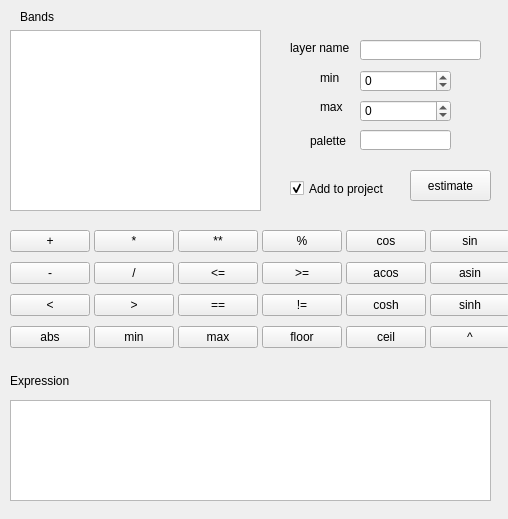
<?xml version="1.0" encoding="UTF-8"?>
<ui version="4.0">
 <class>Form</class>
 <widget class="QWidget" name="Form">
  <property name="geometry">
   <rect>
    <x>0</x>
    <y>0</y>
    <width>508</width>
    <height>519</height>
   </rect>
  </property>
  <property name="minimumSize">
   <size>
    <width>500</width>
    <height>0</height>
   </size>
  </property>
  <property name="windowTitle">
   <string>Form</string>
  </property>
  <widget class="QListView" name="bandList">
   <property name="geometry">
    <rect>
     <x>10</x>
     <y>30</y>
     <width>251</width>
     <height>181</height>
    </rect>
   </property>
   <property name="editTriggers">
    <set>QAbstractItemView::NoEditTriggers</set>
   </property>
   <property name="showDropIndicator" stdset="0">
    <bool>false</bool>
   </property>
   <property name="uniformItemSizes">
    <bool>true</bool>
   </property>
  </widget>
  <widget class="QCheckBox" name="addButton">
   <property name="geometry">
    <rect>
     <x>290</x>
     <y>180</y>
     <width>101</width>
     <height>17</height>
    </rect>
   </property>
   <property name="text">
    <string>Add to project</string>
   </property>
   <property name="checked">
    <bool>true</bool>
   </property>
  </widget>
  <widget class="QTextEdit" name="rasterExpression">
   <property name="geometry">
    <rect>
     <x>10</x>
     <y>400</y>
     <width>481</width>
     <height>101</height>
    </rect>
   </property>
   <property name="font">
    <font>
     <pointsize>9</pointsize>
    </font>
   </property>
  </widget>
  <widget class="QWidget" name="gridLayoutWidget">
   <property name="geometry">
    <rect>
     <x>10</x>
     <y>220</y>
     <width>481</width>
     <height>141</height>
    </rect>
   </property>
   <layout class="QGridLayout" name="grid">
    <property name="sizeConstraint">
     <enum>QLayout::SetMinimumSize</enum>
    </property>
    <property name="horizontalSpacing">
     <number>4</number>
    </property>
    <property name="verticalSpacing">
     <number>0</number>
    </property>
    <item row="2" column="5">
     <widget class="QPushButton" name="sinh">
      <property name="text">
       <string>sinh</string>
      </property>
     </widget>
    </item>
    <item row="2" column="6">
     <widget class="QPushButton" name="tanh">
      <property name="text">
       <string>tanh</string>
      </property>
     </widget>
    </item>
    <item row="1" column="0">
     <widget class="QPushButton" name="minus">
      <property name="text">
       <string>-</string>
      </property>
     </widget>
    </item>
    <item row="1" column="1">
     <widget class="QPushButton" name="div">
      <property name="text">
       <string>/</string>
      </property>
     </widget>
    </item>
    <item row="2" column="1">
     <widget class="QPushButton" name="gt">
      <property name="text">
       <string>&gt;</string>
      </property>
     </widget>
    </item>
    <item row="2" column="2">
     <widget class="QPushButton" name="eq">
      <property name="text">
       <string>==</string>
      </property>
     </widget>
    </item>
    <item row="0" column="2">
     <widget class="QPushButton" name="pow">
      <property name="text">
       <string>**</string>
      </property>
     </widget>
    </item>
    <item row="1" column="8">
     <widget class="QPushButton" name="sce">
      <property name="text">
       <string>)</string>
      </property>
     </widget>
    </item>
    <item row="1" column="6">
     <widget class="QPushButton" name="atan">
      <property name="text">
       <string>atan</string>
      </property>
     </widget>
    </item>
    <item row="1" column="7">
     <widget class="QPushButton" name="log">
      <property name="text">
       <string>log</string>
      </property>
     </widget>
    </item>
    <item row="0" column="7">
     <widget class="QPushButton" name="log10">
      <property name="text">
       <string>log10</string>
      </property>
     </widget>
    </item>
    <item row="0" column="8">
     <widget class="QPushButton" name="sc">
      <property name="text">
       <string>(</string>
      </property>
     </widget>
    </item>
    <item row="2" column="4">
     <widget class="QPushButton" name="cosh">
      <property name="text">
       <string>cosh</string>
      </property>
     </widget>
    </item>
    <item row="2" column="8">
     <widget class="QPushButton" name="or_">
      <property name="text">
       <string>||</string>
      </property>
     </widget>
    </item>
    <item row="2" column="7">
     <widget class="QPushButton" name="and_">
      <property name="text">
       <string>&amp;&amp;</string>
      </property>
     </widget>
    </item>
    <item row="0" column="5">
     <widget class="QPushButton" name="sin">
      <property name="text">
       <string>sin</string>
      </property>
     </widget>
    </item>
    <item row="2" column="0">
     <widget class="QPushButton" name="lt">
      <property name="text">
       <string>&lt;</string>
      </property>
     </widget>
    </item>
    <item row="0" column="1">
     <widget class="QPushButton" name="mul">
      <property name="text">
       <string>*</string>
      </property>
     </widget>
    </item>
    <item row="0" column="0">
     <widget class="QPushButton" name="plus">
      <property name="text">
       <string>+</string>
      </property>
     </widget>
    </item>
    <item row="0" column="6">
     <widget class="QPushButton" name="tan">
      <property name="text">
       <string>tan</string>
      </property>
     </widget>
    </item>
    <item row="3" column="4">
     <widget class="QPushButton" name="ceil">
      <property name="text">
       <string>ceil</string>
      </property>
     </widget>
    </item>
    <item row="3" column="3">
     <widget class="QPushButton" name="floor">
      <property name="text">
       <string>floor</string>
      </property>
     </widget>
    </item>
    <item row="1" column="5">
     <widget class="QPushButton" name="asin">
      <property name="text">
       <string>asin</string>
      </property>
     </widget>
    </item>
    <item row="2" column="3">
     <widget class="QPushButton" name="neq">
      <property name="text">
       <string>!=</string>
      </property>
     </widget>
    </item>
    <item row="0" column="3">
     <widget class="QPushButton" name="mod">
      <property name="text">
       <string>%</string>
      </property>
     </widget>
    </item>
    <item row="1" column="4">
     <widget class="QPushButton" name="acos">
      <property name="text">
       <string>acos</string>
      </property>
     </widget>
    </item>
    <item row="0" column="4">
     <widget class="QPushButton" name="cos">
      <property name="text">
       <string>cos</string>
      </property>
     </widget>
    </item>
    <item row="3" column="2">
     <widget class="QPushButton" name="max_">
      <property name="toolTip">
       <string notr="true"/>
      </property>
      <property name="statusTip">
       <string notr="true"/>
      </property>
      <property name="whatsThis">
       <string notr="true"/>
      </property>
      <property name="accessibleName">
       <string notr="true"/>
      </property>
      <property name="accessibleDescription">
       <string notr="true"/>
      </property>
      <property name="text">
       <string notr="true">max</string>
      </property>
      <property name="shortcut">
       <string notr="true"/>
      </property>
     </widget>
    </item>
    <item row="3" column="1">
     <widget class="QPushButton" name="min_">
      <property name="toolTip">
       <string notr="true"/>
      </property>
      <property name="statusTip">
       <string notr="true"/>
      </property>
      <property name="whatsThis">
       <string notr="true"/>
      </property>
      <property name="accessibleName">
       <string notr="true"/>
      </property>
      <property name="accessibleDescription">
       <string notr="true"/>
      </property>
      <property name="text">
       <string notr="true">min</string>
      </property>
     </widget>
    </item>
    <item row="3" column="0">
     <widget class="QPushButton" name="abs_">
      <property name="text">
       <string>abs</string>
      </property>
     </widget>
    </item>
    <item row="1" column="2">
     <widget class="QPushButton" name="lte">
      <property name="text">
       <string>&lt;=</string>
      </property>
     </widget>
    </item>
    <item row="1" column="3">
     <widget class="QPushButton" name="gte">
      <property name="text">
       <string>&gt;=</string>
      </property>
     </widget>
    </item>
    <item row="3" column="5">
     <widget class="QPushButton" name="nor">
      <property name="text">
       <string>^</string>
      </property>
     </widget>
    </item>
    <item row="3" column="6">
     <widget class="QPushButton" name="not_">
      <property name="text">
       <string>!</string>
      </property>
     </widget>
    </item>
    <item row="3" column="7">
     <widget class="QPushButton" name="ternar">
      <property name="text">
       <string>?  :</string>
      </property>
     </widget>
    </item>
   </layout>
  </widget>
  <widget class="QLabel" name="label">
   <property name="geometry">
    <rect>
     <x>20</x>
     <y>10</y>
     <width>47</width>
     <height>13</height>
    </rect>
   </property>
   <property name="font">
    <font>
     <pointsize>9</pointsize>
    </font>
   </property>
   <property name="text">
    <string>Bands</string>
   </property>
  </widget>
  <widget class="QLabel" name="label_2">
   <property name="geometry">
    <rect>
     <x>10</x>
     <y>370</y>
     <width>71</width>
     <height>21</height>
    </rect>
   </property>
   <property name="font">
    <font>
     <pointsize>9</pointsize>
    </font>
   </property>
   <property name="toolTip">
    <string notr="true"/>
   </property>
   <property name="locale">
    <locale language="English" country="UnitedStates"/>
   </property>
   <property name="text">
    <string notr="true">Expression</string>
   </property>
  </widget>
  <widget class="QPushButton" name="estimateButton">
   <property name="geometry">
    <rect>
     <x>410</x>
     <y>170</y>
     <width>81</width>
     <height>31</height>
    </rect>
   </property>
   <property name="font">
    <font>
     <pointsize>9</pointsize>
    </font>
   </property>
   <property name="text">
    <string notr="true">estimate</string>
   </property>
  </widget>
  <widget class="QLabel" name="label_3">
   <property name="geometry">
    <rect>
     <x>290</x>
     <y>40</y>
     <width>71</width>
     <height>16</height>
    </rect>
   </property>
   <property name="text">
    <string>layer name</string>
   </property>
  </widget>
  <widget class="QLineEdit" name="layerName">
   <property name="geometry">
    <rect>
     <x>360</x>
     <y>40</y>
     <width>121</width>
     <height>20</height>
    </rect>
   </property>
  </widget>
  <widget class="QLabel" name="label_4">
   <property name="geometry">
    <rect>
     <x>320</x>
     <y>70</y>
     <width>47</width>
     <height>16</height>
    </rect>
   </property>
   <property name="text">
    <string>min</string>
   </property>
  </widget>
  <widget class="QLabel" name="label_5">
   <property name="geometry">
    <rect>
     <x>320</x>
     <y>100</y>
     <width>47</width>
     <height>13</height>
    </rect>
   </property>
   <property name="text">
    <string>max</string>
   </property>
  </widget>
  <widget class="QSpinBox" name="minBox">
   <property name="geometry">
    <rect>
     <x>360</x>
     <y>70</y>
     <width>91</width>
     <height>22</height>
    </rect>
   </property>
   <property name="minimum">
    <number>-50000</number>
   </property>
   <property name="maximum">
    <number>50000</number>
   </property>
   <property name="singleStep">
    <number>100</number>
   </property>
  </widget>
  <widget class="QSpinBox" name="maxBox">
   <property name="geometry">
    <rect>
     <x>360</x>
     <y>100</y>
     <width>91</width>
     <height>22</height>
    </rect>
   </property>
   <property name="minimum">
    <number>-50000</number>
   </property>
   <property name="maximum">
    <number>50000</number>
   </property>
   <property name="singleStep">
    <number>100</number>
   </property>
  </widget>
  <widget class="QLabel" name="label_6">
   <property name="geometry">
    <rect>
     <x>310</x>
     <y>130</y>
     <width>47</width>
     <height>21</height>
    </rect>
   </property>
   <property name="text">
    <string>palette</string>
   </property>
  </widget>
  <widget class="QLineEdit" name="palette">
   <property name="geometry">
    <rect>
     <x>360</x>
     <y>130</y>
     <width>91</width>
     <height>20</height>
    </rect>
   </property>
  </widget>
 </widget>
 <resources/>
 <connections/>
</ui>
